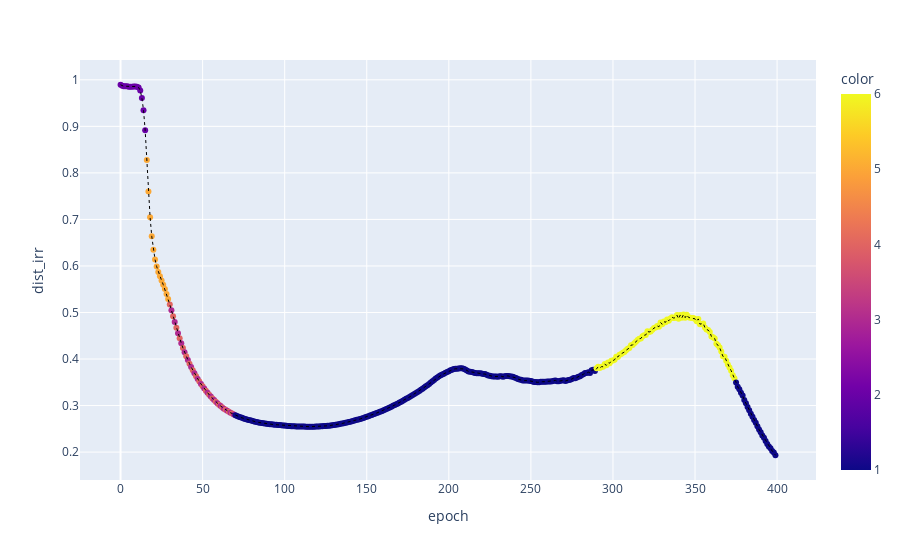

Notebook source saved alongside this figure:
### Code cell
visualize_hmm_loss(training_run,phase_col = 'phases', epoch_col='epoch', loss_col='dist_irr')

### Figure 1 — Plotly figure (JSON) as saved in the notebook; plotly's stock layout.template omitted (floating-point values rounded to 4 significant figures; data arrays with more than 128 entries replaced by an {"elided": "..."} marker saying what was removed)
{"data": [{"hovertemplate": "epoch=%{x}<br>dist_irr=%{y}<br>color=%{marker.color}<extra></extra>", "legendgroup": "", "marker": {"color": {"elided": "400 int values"}, "coloraxis": "coloraxis", "symbol": "circle"}, "mode": "markers", "name": "", "orientation": "v", "showlegend": false, "type": "scatter", "x": {"elided": "400 int values"}, "xaxis": "x", "y": {"elided": "400 float values"}, "yaxis": "y"}, {"line": {"color": "black", "dash": "dot", "width": 1}, "mode": "lines", "showlegend": false, "type": "scatter", "x": {"elided": "400 int values"}, "y": {"elided": "400 float values"}}], "layout": {"coloraxis": {"colorbar": {"title": {"text": "color"}}, "colorscale": [[0, "#0d0887"], [0.1111, "#46039f"], [0.2222, "#7201a8"], [0.3333, "#9c179e"], [0.4444, "#bd3786"], [0.5556, "#d8576b"], [0.6667, "#ed7953"], [0.7778, "#fb9f3a"], [0.8889, "#fdca26"], [1, "#f0f921"]]}, "legend": {"tracegroupgap": 0}, "margin": {"t": 60}, "xaxis": {"anchor": "y", "domain": [0, 1], "title": {"text": "epoch"}}, "yaxis": {"anchor": "x", "domain": [0, 1], "title": {"text": "dist_irr"}}}}
